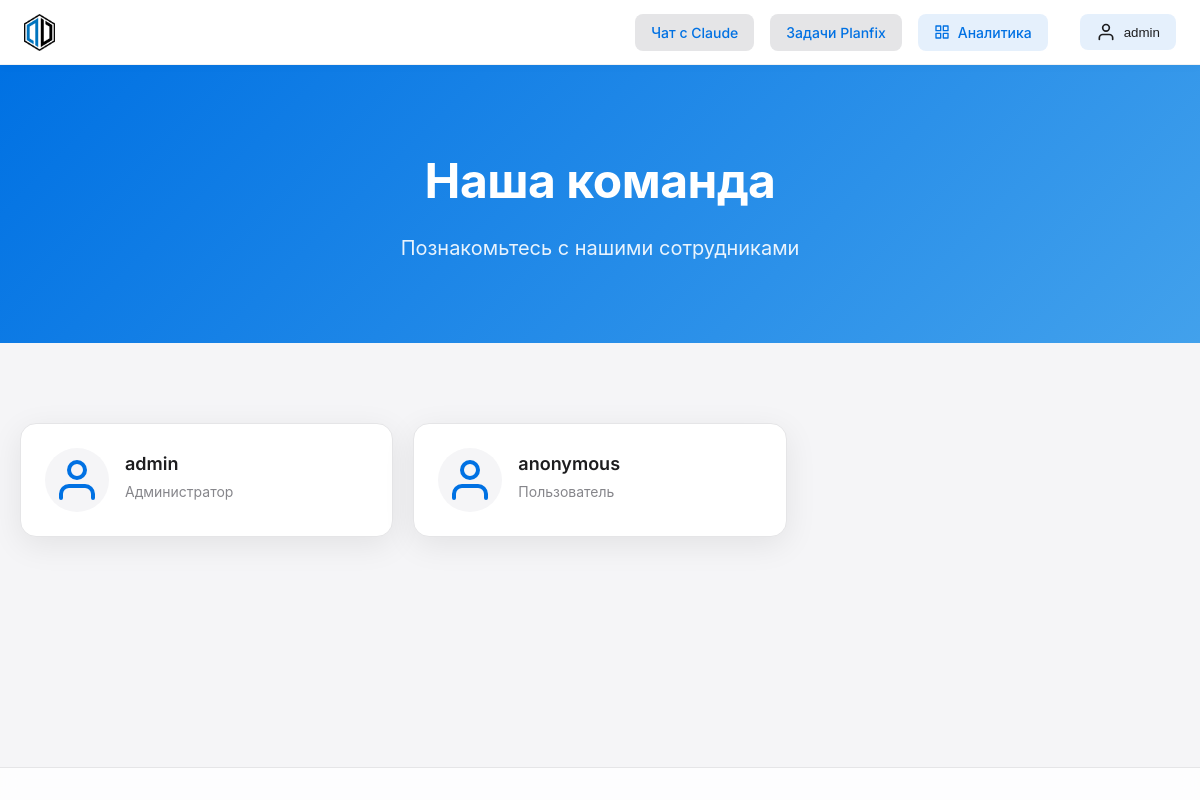
Page /employees/ (signed in) on the committed database.
### chat/models/user.py (models this page shows, shortened)
class User(AbstractBaseUser, PermissionsMixin):
    ROLE_CHOICES = (
        ('user', _('Пользователь')),
        ('admin', _('Администратор')),
    )
    username = models.CharField(
        _('username'),
        max_length=150,
        unique=True,
        help_text=_('Required. 150 characters or fewer. Letters, digits and @/./+/-/_ only.'),
        error_messages={
            'unique': _("A user with that username already exists."),
        },
    )
    password = models.CharField(_('password'), max_length=128)
    email = models.EmailField(_('email address'), blank=True)
    is_staff = models.BooleanField(
        _('staff status'),
        default=False,
        help_text=_('Designates whether the user can log into this admin site.'),
    )
    is_active = models.BooleanField(
        _('active'),
        default=True,
        help_text=_(
            'Designates whether this user should be treated as active. '
            'Unselect this instead of deleting accounts.'
        ),
    )
    date_joined = models.DateTimeField(_('date joined'), default=timezone.now)
    last_login = models.DateTimeField(_('last login'), null=True, blank=True)
    role = models.CharField(max_length=20, choices=ROLE_CHOICES, default='user')
    planfix_user_id = models.CharField(max_length=100, blank=True, null=True)
    planfix_api_token = models.CharField(max_length=255, blank=True, null=True)
    last_active = models.DateTimeField(auto_now=True)
    preferred_ai_model = models.CharField(max_length=50, default='claude')
    first_name = models.CharField(_('first name'), max_length=150, blank=True)
    last_name = models.CharField(_('last name'), max_length=150, blank=True)
    phone = models.CharField(_('phone'), max_length=32, blank=True)
    groups = models.ManyToManyField(
        'auth.Group',
        verbose_name=_('groups'),
        blank=True,
        help_text=_(
            'The groups this user belongs to. A user will get all permissions '
            'granted to each of their groups.'
        ),
        related_name='chat_user_set',
        related_query_name='chat_user',
    )
    user_permissions = models.ManyToManyField(
        'auth.Permission',
        verbose_name=_('user permissions'),
        blank=True,
        help_text=_('Specific permissions for this user.'),
        related_name='chat_user_set',
        related_query_name='chat_user',
    )
    objects = UserManager()
    USERNAME_FIELD = 'username'
    REQUIRED_FIELDS = []
    class Meta:
        verbose_name = _('user')
        verbose_name_plural = _('users')
    def is_admin(self):
        return self.role == 'admin'

### chat/views_admin.py (the view)
# urls.py: path('employees/', views_admin.employees_view, name='employees'),
@staff_member_required
def employees_view(request):
    employees = User.objects.filter(is_active=True).order_by('username')
    context = {
        'employees': employees
    }
    return render(request, 'admin/employees.html', context)

### chat/context_processors.py (called while the page is built)
def conversations_list(request):
    user, created = User.objects.get_or_create(username='anonymous')
    conversations = Conversation.objects.filter(user=user).order_by('-updated_at')
    return {
        'conversations': conversations
    }

### templates/admin/employees.html (shortened to what this page needs)
{% extends 'base_apple.html' %}
{% block content %}
<div class="welcome-section">
    <div class="welcome-content">
        <h1 class="welcome-title">Наша команда</h1>
        <p class="welcome-subtitle">Познакомьтесь с нашими сотрудниками</p>
    </div>
</div>
<div class="analytics-container">
    <div class="employees-grid">
        {% for employee in employees %}
        <div class="employee-card">
            <div class="employee-avatar">
                <svg xmlns="http://www.w3.org/2000/svg" width="48" height="48" viewBox="0 0 24 24" fill="none" stroke="currentColor" stroke-width="2" stroke-linecap="round" stroke-linejoin="round">
                    <path d="M20 21v-2a4 4 0 0 0-4-4H8a4 4 0 0 0-4 4v2"></path>
                    <circle cx="12" cy="7" r="4"></circle>
                </svg>
            </div>
            <div class="employee-info">
                <h3>{{ employee.username }}</h3>
                <p class="employee-role">
                    {% if employee.is_admin %}
                    Администратор
                    {% elif employee.is_staff %}
                    Сотрудник
                    {% else %}
                    Пользователь
                    {% endif %}
                </p>
            </div>
        </div>
        {% endfor %}
    </div>
</div>
{% endblock %}

### templates/base_apple.html (shortened to what this page needs)
<!DOCTYPE html>
<html lang="ru">
<head>
    {% load static %}
    <link rel="preload" href="{% static 'css/apple-style.css' %}" as="style" onload="this.onload=null;this.rel='stylesheet'">
    <link rel="preload" href="{% static 'css/apple-task-card.css' %}" as="style" onload="this.onload=null;this.rel='stylesheet'">
    <link rel="preload" href="{% static 'css/apple-enhanced-table.css' %}" as="style" onload="this.onload=null;this.rel='stylesheet'">
    <link rel="preload" href="{% static 'css/project-badge.css' %}" as="style" onload="this.onload=null;this.rel='stylesheet'">
</head>
<body>
    <div class="app-container">
        <header class="header">
            <a href="{% url 'chat:index' %}" class="logo-link">
                <div class="logo">
                    <img src="{% static 'images/devent-logo.png' %}" alt="Devent Logo" class="logo-image">
                </div>
            </a>
            <div class="header-links">
                <a href="{% url 'chat:index' %}" class="header-link">Чат с Claude</a>
                <a href="{% url 'chat:planfix_tasks' %}" class="header-link">Задачи Planfix</a>
                {% if user.is_staff %}
                <a href="{% url 'chat:analytics_dashboard' %}" class="header-link dashboard-link">
                    Аналитика
                </a>
                {% endif %}
                {% if user.is_authenticated %}
                <div class="header-actions">
                    <div class="profile-menu">
                        <button class="profile-button" onclick="toggleProfileMenu()">
                            <svg xmlns="http://www.w3.org/2000/svg" width="20" height="20" viewBox="0 0 24 24" fill="none" stroke="currentColor" stroke-width="2" stroke-linecap="round" stroke-linejoin="round" class="profile-icon">
                                <path d="M20 21v-2a4 4 0 0 0-4-4H8a4 4 0 0 0-4 4v2"></path>
                                <circle cx="12" cy="7" r="4"></circle>
                            </svg>
                            <span class="profile-username">{{ user.username }}</span>
                        </button>
                    </div>
                </div>
                {% else %}
                <a href="{% url 'chat:login' %}" class="header-link">Войти</a>
                <a href="{% url 'chat:register' %}" class="header-link">Регистрация</a>
                {% endif %}
            </div>
        </header>
        <main class="main-content">
            {% block content %}{% endblock %}
        </main>
        <footer class="footer">
        </footer>
    </div>
</body>
</html>

### static/css/apple-style.css (style rules this page uses)
:root { --apple-gray-100: #f5f5f7; --apple-gray-200: #e5e5e7; --apple-gray-300: #d2d2d7; --apple-gray-400: #86868b; --apple-gray-500: #6e6e73; --apple-gray-600: #424245; --apple-gray-700: #1d1d1f; --apple-blue: #0071e3; --apple-blue-hover: #0077ed; --apple-blue-light: #e8f4fe; --apple-red: #ff3b30; --apple-green: #34c759; --apple-font: -apple-system, BlinkMacSystemFont, 'SF Pro Text', 'Helvetica Neue', sans-serif; --spacing-xs: 4px; --spacing-sm: 8px; --spacing-md: 16px; --spacing-lg: 24px; --spacing-xl: 32px; --radius-sm: 8px; --radius-md: 12px; --radius-lg: 16px; --radius-xl: 22px; --shadow-sm: 0 2px 4px rgba(0, 0, 0, 0.05); --shadow-md: 0 4px 8px rgba(0, 0, 0, 0.1); --shadow-lg: 0 8px 16px rgba(0, 0, 0, 0.1); --shadow-card: 0 8px 32px rgba(0, 0, 0, 0.08); --shadow-card-hover: 0 12px 48px rgba(0, 0, 0, 0.12); }
body { font-family: var(--apple-font); background-color: var(--apple-gray-100); color: var(--apple-gray-700); line-height: 1.5; margin: 0; padding: 0; }
.header { background-color: rgba(255, 255, 255, 0.8); backdrop-filter: blur(10px); -webkit-backdrop-filter: blur(10px); border-bottom: 1px solid rgba(0, 0, 0, 0.05); position: sticky; top: 0; z-index: 100; padding: var(--spacing-md) var(--spacing-xl); display: flex; justify-content: space-between; align-items: center; transition: all 0.3s ease; }
.logo { display: flex; align-items: center; gap: var(--spacing-md); }
.logo-image { height: 37px; transition: transform 0.3s ease; }
.logo-link { text-decoration: none; color: inherit; display: flex; align-items: center; }
.header-links { display: flex; gap: var(--spacing-md); }
.header-link { background-color: var(--apple-gray-200); color: var(--apple-gray-700); padding: 8px 16px; border-radius: var(--radius-lg); text-decoration: none; font-size: 14px; font-weight: 500; transition: all 0.2s ease; }
.app-container { max-width: 100%; margin: 0 auto; min-height: 100vh; display: flex; flex-direction: column; }
.footer { padding: var(--spacing-md); text-align: center; font-size: 14px; color: var(--apple-gray-500); border-top: 1px solid var(--apple-gray-200); margin-top: auto; background-color: rgba(255, 255, 255, 0.8); backdrop-filter: blur(10px); -webkit-backdrop-filter: blur(10px); }

### templates/base_apple.html (style rules this page uses)
body { background: #f5f5f7; color: #1d1d1f; font-family: 'Inter', -apple-system, BlinkMacSystemFont, 'Segoe UI', Roboto, Helvetica, Arial, sans-serif; }
.app-container { min-height: 100vh; display: flex; flex-direction: column; }
.main-content { flex: 1 0 auto; }
.footer { flex-shrink: 0; }
.header { background: #fff; box-shadow: 0 2px 8px rgba(0,0,0,0.03); padding: 0 24px; min-height: 64px; display: flex; align-items: center; }
.header-links, .header-actions { display: flex; align-items: center; gap: 16px; }
.header-link, .dashboard-link { color: #0071e3; text-decoration: none; font-weight: 500; padding: 8px 16px; border-radius: 8px; transition: background 0.2s; }
.profile-menu { position: relative; }
.profile-button { background: #f5f5f7; border: none; border-radius: 8px; padding: 8px 16px; cursor: pointer; display: flex; align-items: center; gap: 8px; }
.analytics-dashboard, .analytics-container { max-width: 1400px; margin: 0 auto; padding: 20px; }
.dashboard-link { display: flex; align-items: center; gap: 8px; padding: 8px 16px; background-color: rgba(0, 113, 227, 0.1); border-radius: 8px; color: #0071e3; text-decoration: none; font-size: 14px; font-weight: 500; transition: all 0.2s ease; }
.dashboard-icon { width: 16px; height: 16px; }
.profile-menu { position: relative; margin-left: 16px; }
.profile-button { display: flex; align-items: center; gap: 8px; padding: 8px 16px; background-color: rgba(0, 113, 227, 0.1); border: none; border-radius: 8px; cursor: pointer; transition: all 0.2s ease; color: inherit; }
.profile-icon { width: 20px; height: 20px; }
.profile-username { font-weight: 500; }
.header-actions { display: flex; align-items: center; gap: 12px; }

### rows in the picture
User: username "admin", role "Администратор"
User: username "anonymous", role "Пользователь"
